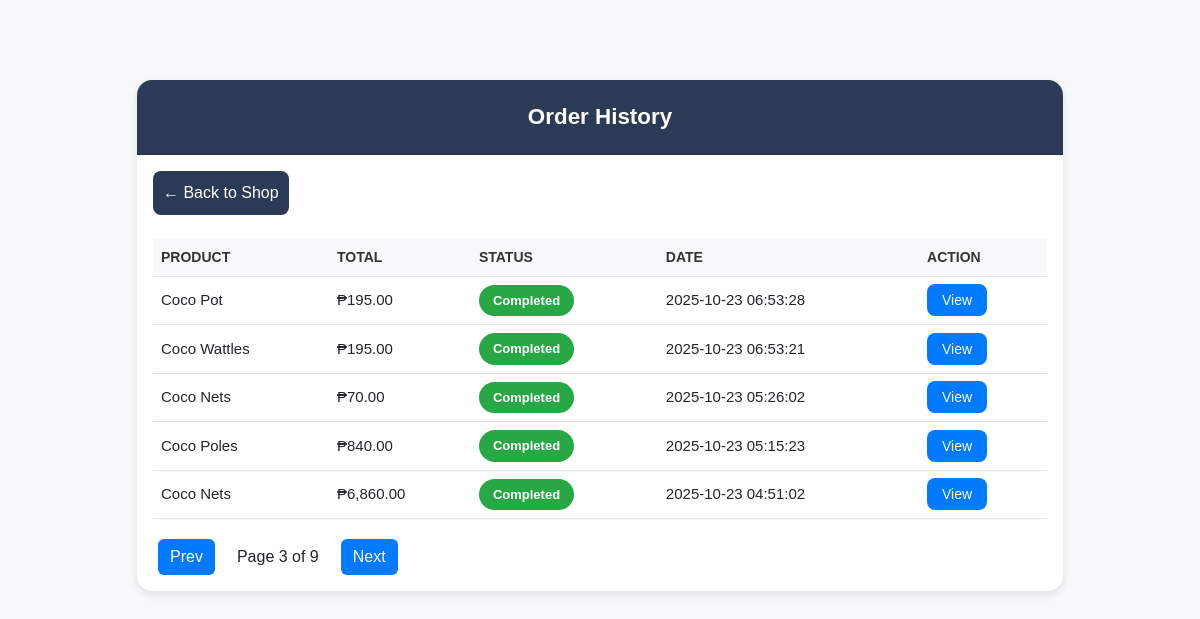
Page /order_history.php?page=3 (signed in) on the committed database.
### tables this page shows
CREATE TABLE `orders` (
  `id` int(11) NOT NULL,
  `user_id` int(11) NOT NULL,
  `total_amount` decimal(10,2) DEFAULT 0.00,
  `order_date` datetime DEFAULT current_timestamp(),
  `total` decimal(10,2) NOT NULL CHECK (`total` >= 0),
  `status` enum('Pending','Ready for Pick Up','Completed','Cancelled') NOT NULL DEFAULT 'Pending',
  `shipping_address` text DEFAULT NULL,
  `contact_number` varchar(20) DEFAULT NULL,
  `payment_method` varchar(50) DEFAULT 'Cash on Pickup',
  `remarks` text DEFAULT NULL,
  `created_at` timestamp NOT NULL DEFAULT current_timestamp(),
  `updated_at` timestamp NOT NULL DEFAULT current_timestamp() ON UPDATE current_timestamp(),
  `location` varchar(50) NOT NULL DEFAULT 'Bliss'
);

CREATE TABLE `products` (
  `id` int(11) NOT NULL,
  `name` varchar(100) NOT NULL,
  `price` decimal(10,2) NOT NULL CHECK (`price` >= 0),
  `stock` int(11) NOT NULL CHECK (`stock` >= 0 and `stock` <= 1000),
  `image` varchar(255) DEFAULT NULL,
  `is_featured` tinyint(1) DEFAULT 0,
  `is_archived` tinyint(1) NOT NULL DEFAULT 0,
  `created_at` timestamp NOT NULL DEFAULT current_timestamp(),
  `updated_at` timestamp NOT NULL DEFAULT current_timestamp() ON UPDATE current_timestamp()
);

### order_history.php (the view, shortened to what this page needs)
<?php
include '../db.php';
$user_id = $_SESSION['customer'];
$limit = 5;
$page = isset($_GET['page']) ? max(1,intval($_GET['page'])) : 1;
$offset = ($page - 1) * $limit;
$totalResult = $conn->query("SELECT COUNT(*) AS total FROM orders WHERE user_id=$user_id");
$totalOrders = $totalResult->fetch_assoc()['total'];
$totalPages = ceil($totalOrders / $limit);
$sql = "SELECT * FROM orders WHERE user_id=$user_id ORDER BY created_at DESC LIMIT $limit OFFSET $offset";
$result = $conn->query($sql);
?>
<!DOCTYPE html>
<html lang="en">
<head>
<link href="https://cdn.jsdelivr.net/npm/bootstrap@5.3.0/dist/css/bootstrap.min.css" rel="stylesheet">
</head>
<body>
<div class="container">
    <div class="card">
        <div class="card-header">Order History</div>
        <div class="card-body">
            <div class="d-flex justify-content-between align-items-center mb-3 flex-wrap">
                <a href="products_customer.php" class="back-btn mb-2">← Back to Shop</a>
            </div>
            <?php if ($result->num_rows > 0): ?>
            <div class="table-responsive d-none d-md-block">
                <table class="table table-hover align-middle">
                    <thead>
                        <tr>
                            <th>Product</th>
                            <th>Total</th>
                            <th>Status</th>
                            <th>Date</th>
                            <th>Action</th>
                        </tr>
                    </thead>
                    <tbody>
                    <?php while ($row = $result->fetch_assoc()): ?>
                        <?php
                            $product_name = '';
                            $order_id = $row['id'];
                            $prod_query = $conn->query("SELECT p.name FROM order_items oi
                                                        JOIN products p ON oi.product_id = p.id
                                                        WHERE oi.order_id = $order_id LIMIT 1");
                            if ($prod_query && $prod_query->num_rows > 0) {
                                $product_name = $prod_query->fetch_assoc()['name'];
                            } else {
                                $product_name = 'N/A';
                            }
                            $statusClass = '';
                            switch (strtolower($row['status'])) {
                                case 'completed': $statusClass = 'completed'; break;
                            }
                        ?>
                        <tr>
                            <td><?= htmlspecialchars($product_name) ?></td>
                            <td>₱<?= number_format($row['total_amount'], 2) ?></td>
                            <td><span class="status <?= $statusClass ?>"><?= ucfirst($row['status']); ?></span></td>
                            <td><?= $row['created_at']; ?></td>
                            <td><a href="order_details.php?order_id=<?= $row['id']; ?>" class="btn-view">View</a></td>
                        </tr>
                    <?php endwhile; ?>
                    </tbody>
                </table>
            </div>
            <div class="pagination">
                <?php if ($page > 1): ?>
                    <a href="?page=<?= $page - 1 ?>"><i class="fa fa-arrow-left"></i> Prev</a>
                <?php endif; ?>
                <span>Page <?= $page ?> of <?= $totalPages ?></span>
                <?php if ($page < $totalPages): ?>
                    <a href="?page=<?= $page + 1 ?>">Next <i class="fa fa-arrow-right"></i></a>
                <?php endif; ?>
            </div>
            <?php else: ?>
                <p class="no-orders">You have no orders yet.</p>
            <?php endif; ?>
        </div>
    </div>
</div>
</body>
</html>

### order_history.php (style rules this page uses)
body { font-family: 'Poppins', sans-serif; background-color: #f7f9fb; margin: 0; padding: 0; }
.container { max-width: 950px; margin-top: 80px; }
.card { border: none; border-radius: 15px; box-shadow: 0 4px 10px rgba(0,0,0,0.1); overflow: hidden; }
.card-header { background: linear-gradient(135deg, #2b3a55, #2b3a55); color: white; font-size: 1.4rem; font-weight: 600; text-align: center; padding: 20px; }
.back-btn { display: inline-block; background-color: #2b3a55; color: white; padding: 10px 10px; border-radius: 8px; text-decoration: none; transition: 0.3s; }
.table { margin-bottom: 0; }
.table th { background-color: #f8f9fa; color: #333; font-weight: 600; text-transform: uppercase; font-size: 14px; }
.table td { vertical-align: middle; font-size: 15px; }
.status { display: inline-block; padding: 6px 14px; border-radius: 25px; color: #fff; font-weight: 600; font-size: 13px; }
.status.completed { background-color: #28a745; }
.btn-view { background: #007bff; color: white; text-decoration: none; padding: 8px 15px; border-radius: 8px; font-size: 14px; transition: 0.3s; }
.pagination { text-align:center; margin-top:20px; }
.pagination a { display:inline-block; margin:0 5px; padding:6px 12px; background:#007bff; color:#fff; border-radius:6px; text-decoration:none; transition:0.2s; }
.pagination span { margin:0 5px; padding:6px 12px; display:inline-block; }

### rows in the picture
orders: products.name "Coco Pot", total_amount "195.00", status "Completed", created_at "2025-10-23 06:53:28"
orders: products.name "Coco Wattles", total_amount "195.00", status "Completed", created_at "2025-10-23 06:53:21"
orders: products.name "Coco Nets", total_amount "70.00", status "Completed", created_at "2025-10-23 05:26:02"
orders: products.name "Coco Poles", total_amount "840.00", status "Completed", created_at "2025-10-23 05:15:23"
orders: products.name "Coco Nets", total_amount "6,860.00", status "Completed", created_at "2025-10-23 04:51:02"

### other values in the picture
$page "3"
$totalPages "9"
